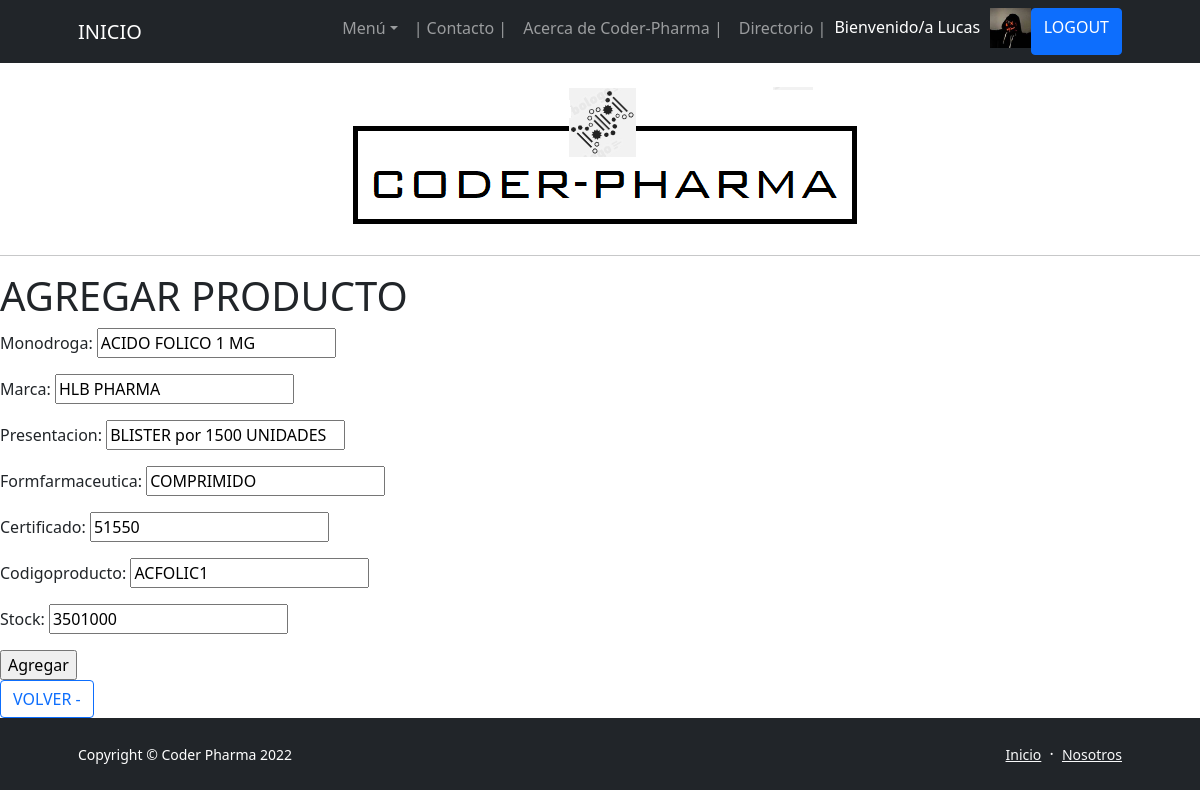
The page /App-Drogueria/EditaProducto/13 (signed in) on the database its author committed.
### App_DROGUERIA/models.py (models this page shows, shortened)
class PRODUCTO(models.Model):
    monodroga = models.CharField(max_length=50)
    marca = models.CharField(max_length=50) # Del laboratorio productor - Ej. Rivero, Drawer, Klonal, Bayer, Bago, etc.
    presentacion = models.CharField(max_length=50) # Presentacion de la caja/BLISTER - Ej.: BLISTER x 15 Comp / CAJA x 100 Ampollas
    formFarmaceutica = models.CharField(max_length=50) # Comprimido, Capsula, Sachet, Ampolla, Frasco Ampolla, etc.
    certificado = models.IntegerField() # ANMAT
    codigoProducto = models.CharField(max_length=50)
    stock = models.IntegerField()
    class meta():
        ordering = ('-monodroga',)

### App_DROGUERIA/views.py (the view, shortened to what this page needs)
# urls.py: path('EditaProducto/<producto_id>', EditaProducto, name = "02_EditaProducto"),
@login_required
def EditaProducto(request, producto_id):
    producto = PRODUCTO.objects.get(id=producto_id)
    formulario = CreaProducto(initial={
                            'monodroga':producto.monodroga,
                            'marca':producto.marca,
                            'presentacion':producto.presentacion,
                            'formFarmaceutica':producto.formFarmaceutica,
                            'certificado':producto.certificado,
                            'codigoProducto':producto.codigoProducto,
                            'stock':producto.stock,
                            })
    try:
            avatar = Avatar.objects.get(usuario = request.user.id)
            return render(request, "02 - AgregaProducto.html", {"form":formulario, "url": avatar.imagen.url})
    except:
        return render(request,"02 - AgregaProducto.html", {"form":formulario})

### App_DROGUERIA/forms.py
class CreaProducto(forms.Form):
    monodroga = forms.CharField(max_length=50)
    marca = forms.CharField(max_length=50)
    presentacion = forms.CharField(max_length=50)
    formFarmaceutica = forms.CharField(max_length=50)
    certificado = forms.IntegerField()
    codigoProducto = forms.CharField(max_length=50)
    stock = forms.IntegerField()

### App_DROGUERIA/Templates/02 - AgregaProducto.html (shortened to what this page needs)
{% extends '00 - ORIGEN (b).html' %}
{% load static %}
{% block blockname %}
<body>
    <br>
    <p class="text-center"><img class="img-fluid rounded mb-5 mb-lg-0" src="http://127.0.0.1:8000/media/imagenes/Membrete_Coder-Pharma.png" alt="..." /></p>
    <hr>
    <h1>AGREGAR PRODUCTO</h1>
    <form action="" method="POST">
        {{form.as_p}}
        <input type="submit" value="Agregar">
    </form>
        <a href="{% url '02_Productos' %}" class="btn btn-outline-primary" disabled> VOLVER - </a>
</body>
</html>
{% endblock blockname %}

### App_DROGUERIA/Templates/00 - ORIGEN (b).html (shortened to what this page needs)
<!DOCTYPE html>
<html lang="es">
    <head>
        {% load static %}
        <link href="https://cdn.jsdelivr.net/npm/bootstrap-icons@1.5.0/font/bootstrap-icons.css" rel="stylesheet" />
        <link href="{% static 'css/styles.css' %}" rel="stylesheet" />
        <link href="css/styles.css" rel="stylesheet" />
    </head>
    <body class="d-flex flex-column h-100">
        <main class="flex-shrink-0">
            <nav class="navbar navbar-expand-lg navbar-dark bg-dark">
                <div class="container px-5">
                    <a class="navbar-brand" href="{% url '01_Inicio' %}">INICIO</a>
                    <div class="collapse navbar-collapse" id="navbarSupportedContent">
                        <ul class="navbar-nav ms-auto mb-2 mb-lg-0">
                            <li class="nav-item dropdown">
                                <a class="nav-link dropdown-toggle" id="navbarDropdownBlog" href="#" role="button" data-bs-toggle="dropdown" aria-expanded="false">Menú</a>
                            </li>
                            <li class="nav-item"><a class="nav-link" href="{% url '09_Contacto' %}"> | Contacto | </a></li>
                            <li class="nav-item"><a class="nav-link" href="{% url '04_AcercadeCoderPharma' %}">Acerca de Coder-Pharma | </a></li>
                            <li class="nav-item"><a class="nav-link" href="{% url '05_Directorio' %}">Directorio | </a></li>
                            {% if user.is_authenticated %}
                                <p style="color: rgb(255, 255, 255); text-decoration: none; margin-right: 10px; margin-top: 7px;">Bienvenido/a {{user.username}}  </p>
                                <img src="{{ url }}" height="40px" alt="Avatar">
                                <li class="btn btn-primary" disabled ><a style="color: rgb(255, 255, 255); text-decoration: none" href="{% url '11_Logout' %}">LOGOUT</a></li>
                            {% else %}
                                <li class="btn btn-primary" disabled ><a style="color: rgb(255, 255, 255); text-decoration: none" href="{% url '09_Login' %}">LOGIN</a></li>
                            {% endif %}
                        </ul>
                    </div>
                </div>
            </nav>
            {% block blockname %}
            {% endblock blockname %}
        <footer class="bg-dark py-4 mt-auto">
            <div class="container px-5">
                <div class="row align-items-center justify-content-between flex-column flex-sm-row">
                    <div class="col-auto"><div class="small m-0 text-white">Copyright &copy; Coder Pharma 2022</div></div>
                    <div class="col-auto">
                        <a class="link-light small" href="{% url '01_Inicio' %}">Inicio</a>
                        <span class="text-white mx-1">&middot;</span>
                        <a class="link-light small" href="{% url '05_Directorio' %}">Nosotros</a>
                    </div>
                </div>
            </div>
        </footer>
    </body>
</html>

### rows shown on the page
PRODUCTO: monodroga "ACIDO FOLICO 1 MG", marca "HLB PHARMA", presentacion "BLISTER por 1500 UNIDADES", formFarmaceutica "COMPRIMIDO", certificado "51550", codigoProducto "ACFOLIC1", stock "3501000"

### other values the page prints
{{ user.username }} "Lucas"
